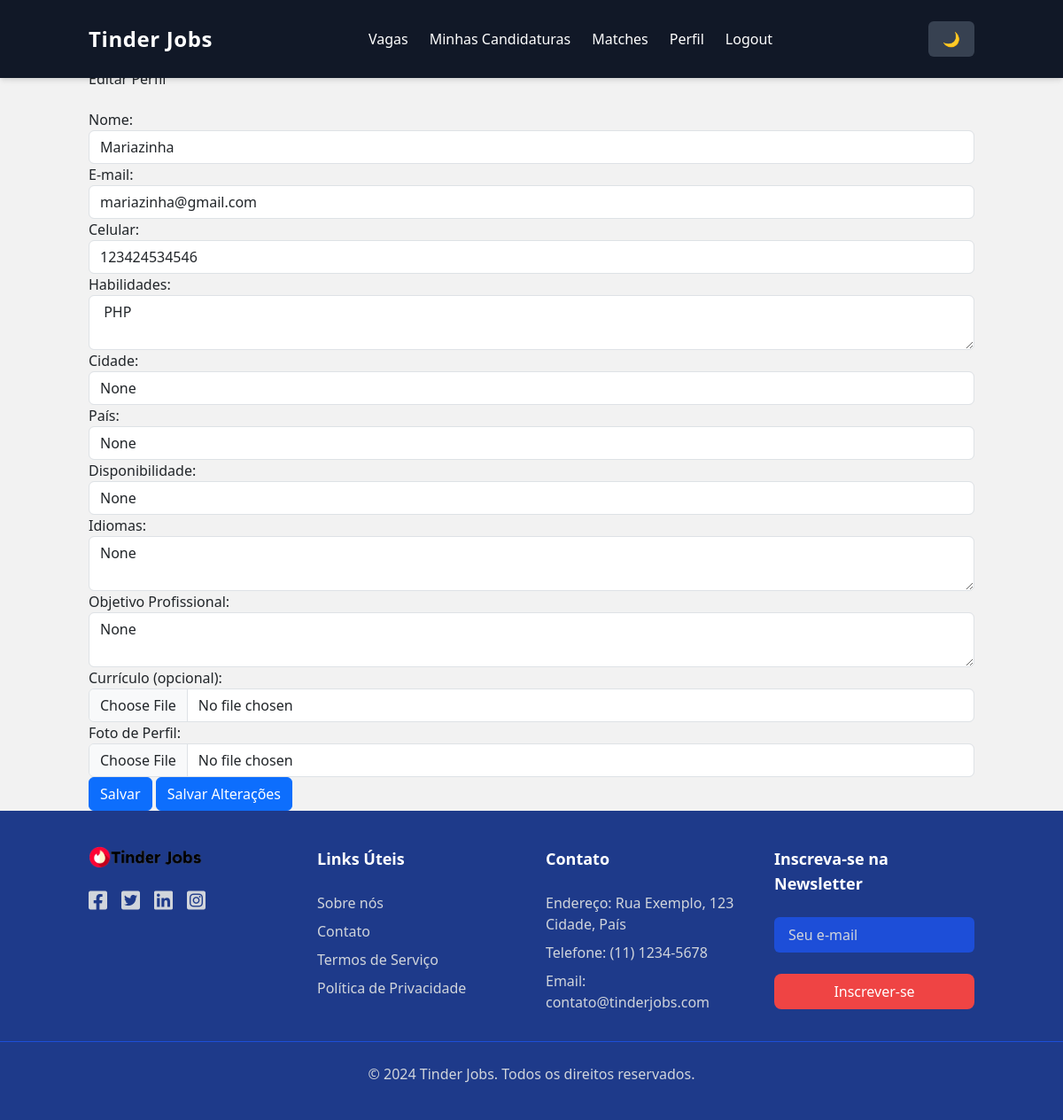
Page /dev/profile/edit (signed in) on the committed database.
### main.py (models this page shows)
class Dev(db.Model):
    id = db.Column(db.Integer, primary_key=True)
    name = db.Column(db.String(100), nullable=False)
    email = db.Column(db.String(100), nullable=False)
    cel = db.Column(db.String(20), nullable=False)
    password = db.Column(db.String(100), nullable=False)
    habilidades = db.Column(db.Text, nullable=False)
    experiencia = db.Column(db.Text)  # Experiência do desenvolvedor
    portfolio = db.Column(db.String(255))  # Link para portfólio
    cv_file = db.Column(db.String(255))  # Arquivo de currículo
    cidade = db.Column(db.String(100))  # Cidade do desenvolvedor
    pais = db.Column(db.String(100))  # País do desenvolvedor
    disponibilidade = db.Column(db.String(50))  # Disponibilidade para trabalho
    idiomas = db.Column(db.Text)  # Idiomas falados
    objetivo_profissional = db.Column(db.Text)  # Objetivo profissional
    profile_picture = db.Column(db.String(255))  # Nome do arquivo da foto de perfil
    favorites = db.relationship('Job', secondary=favorites, backref='favorited_by')

### main.py (the view, shortened to what this page needs)
@app.route('/dev/profile/edit', methods=['GET', 'POST'])
def edit_profile():
    dev = Dev.query.filter_by(email=session['user_email']).first()
    return render_template('edit_dev_profile.html', dev=dev)

### templates/edit_dev_profile.html (shortened to what this page needs)
{% extends 'base.html' %}
{% block content %}
<div class="container mt-5">
    <h2 class="mb-4">Editar Perfil</h2>
    <form method="POST" enctype="multipart/form-data">
        <div class="form-group">
            <label for="name">Nome:</label>
            <input type="text" class="form-control" id="name" name="name" value="{{ dev.name }}" required>
        </div>
        <div class="form-group">
            <label for="email">E-mail:</label>
            <input type="email" class="form-control" id="email" name="email" value="{{ dev.email }}" required>
        </div>
        <div class="form-group">
            <label for="cel">Celular:</label>
            <input type="text" class="form-control" id="cel" name="cel" value="{{ dev.cel }}" required>
        </div>
        <div class="form-group">
            <label for="habilidades">Habilidades:</label>
            <textarea class="form-control" id="habilidades" name="habilidades" required>{{ dev.habilidades }}</textarea>
        </div>
        <div class="form-group">
            <label for="cidade">Cidade:</label>
            <input type="text" class="form-control" id="cidade" name="cidade" value="{{ dev.cidade }}">
        </div>
        <div class="form-group">
            <label for="pais">País:</label>
            <input type="text" class="form-control" id="pais" name="pais" value="{{ dev.pais }}">
        </div>
        <div class="form-group">
            <label for="disponibilidade">Disponibilidade:</label>
            <input type="text" class="form-control" id="disponibilidade" name="disponibilidade" value="{{ dev.disponibilidade }}">
        </div>
        <div class="form-group">
            <label for="idiomas">Idiomas:</label>
            <textarea class="form-control" id="idiomas" name="idiomas">{{ dev.idiomas }}</textarea>
        </div>
        <div class="form-group">
            <label for="objetivo_profissional">Objetivo Profissional:</label>
            <textarea class="form-control" id="objetivo_profissional" name="objetivo_profissional">{{ dev.objetivo_profissional }}</textarea>
        </div>
        <div class="form-group">
            <label for="cv_file">Currículo (opcional):</label>
            <input type="file" class="form-control" id="cv_file" name="cv_file">
        </div>
        <div class="form-group">
            <label for="profile_picture">Foto de Perfil:</label>
            <input type="file" name="profile_picture" class="form-control">
        </div>
        <button type="submit" class="btn btn-primary">Salvar</button>
        <button type="submit" class="btn btn-primary">Salvar Alterações</button>
    </form>
</div>
{% endblock %}

### static/css/styles.css (style rules this page uses)
body { margin: 0; padding: 0; width: 100%; height: 100vh; background-color: #f2f2f2; }

### rows in the picture
Dev: name "Mariazinha", email "mariazinha@gmail.com", cel "123424534546", habilidades "PHP", cidade "None", pais "None", disponibilidade "None", idiomas "None", objetivo_profissional "None"
